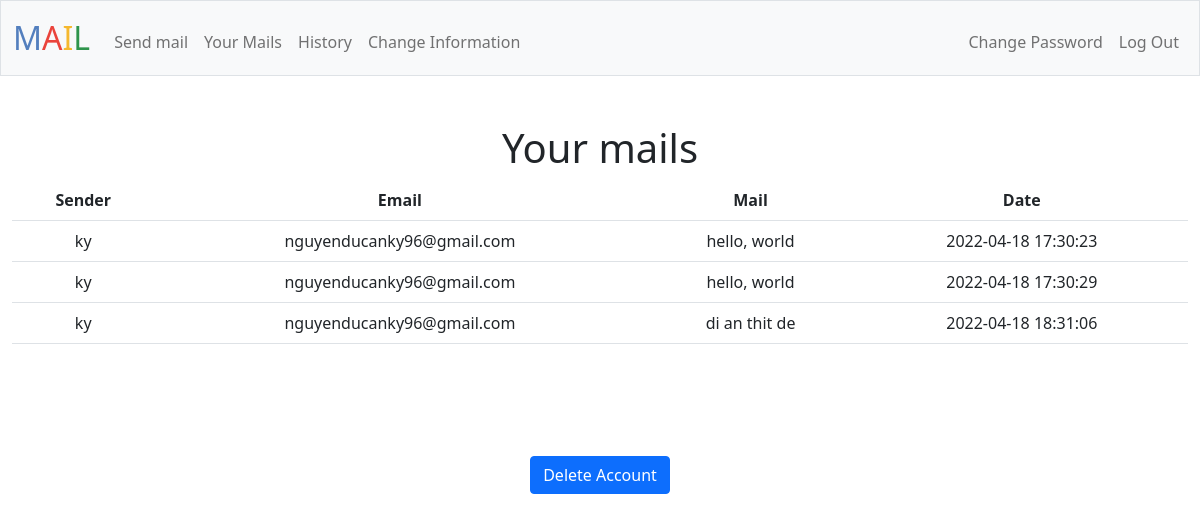
The app's page /mail (signed in) with its own data.
### tables this page shows
CREATE TABLE mail_box (id INTEGER PRIMARY KEY AUTOINCREMENT NOT NULL, 
sender_id INTEGER NOT NULL, receiver_id INTEGER NOT NULL, 
sender TEXT NOT NULL, receiver TEXT NOT NULL, 
date TIMESTAMP NOT NULL, mail TEXT NOT NULL);

CREATE TABLE informations (user_id INTEGER NOT NULL, name TEXT NOT NULL, birth TEXT, place TEXT, number TEXT, email TEXT NOT NULL UNIQUE);

### app.py (the view)
@app.route("/mail")
@login_required
def mail():
    user_id = session['user_id']
    mails_received = db.execute("SELECT * FROM mail_box WHERE receiver_id = ?", user_id)
    mails = []
    for row in mails_received:
        value = {}
        value['sender'] = row['sender']
        value['email'] = db.execute("SELECT email FROM informations WHERE user_id = ?", row['sender_id'])[0]['email']
        value['mail'] = row['mail']
        value['date'] = row['date']
        mails.append(value)
    return render_template("mail.html", mails=mails)

### app.py (called while the page is built)
@app.after_request
def after_request(response):
    response.headers["Cache-Control"] = "no-cache, no-store, must-revalidate"
    response.headers["Expires"] = 0
    response.headers["Pragma"] = "no-cache"
    return response

### helpers.py (called while the page is built)
def login_required(f):
    @wraps(f)
    def decorated_function(*args, **kwargs):
        if session.get("user_id") is None:
            return redirect("/login")
        return f(*args, **kwargs)
    return decorated_function

### templates/mail.html (shortened to what this page needs)
{% extends "layout.html" %}
{% block main %}
    <h1>Your mails</h1>
    <table class="table">
        <tr>
            <th scope="col">Sender</th>
            <th scope="col">Email</th>
            <th scope="col">Mail</th>
            <th scope="col">Date</th>
        </tr>
        {% for value in mails %}
        <tr>
            <td>{{ value['sender'] }}</td>
            <td>{{ value['email'] }}</td>
            <td>{{ value['mail'] }}</td>
            <td>{{ value['date'] }}</td>
        </tr>
        {% endfor %}
    </table>
{% endblock %}

### records on screen
mail_box: sender "ky", mail "hello, world", date "2022-04-18 17:30:23"
informations: email "nguyenducanky96@gmail.com" "nguyenducanky96@gmail.com" "nguyenducanky96@gmail.com"
mail_box: sender "ky", mail "hello, world", date "2022-04-18 17:30:29"
mail_box: sender "ky", mail "di an thit de", date "2022-04-18 18:31:06"
